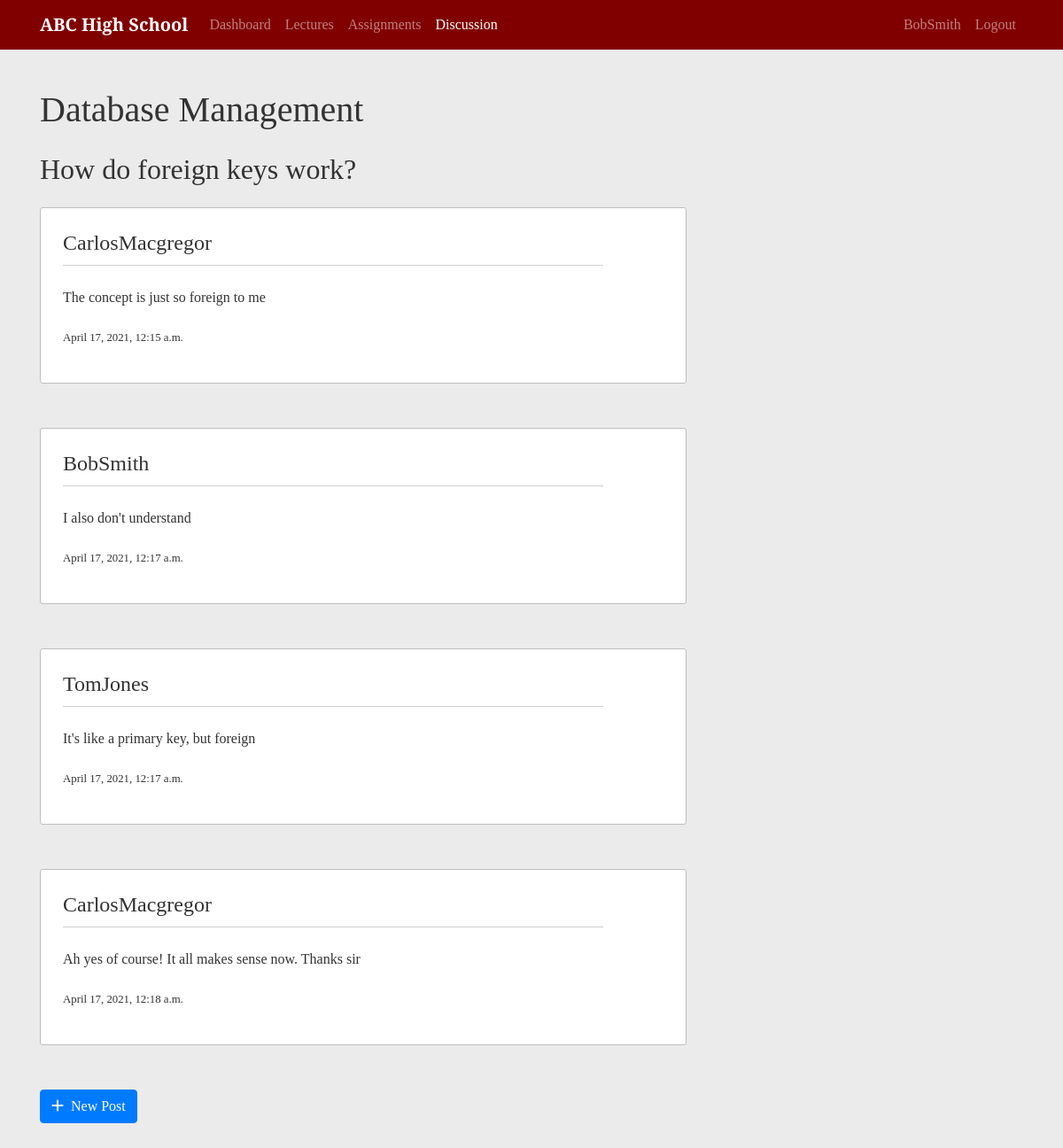
Screenshot of /course/1/discussions/3/ (signed in) with the database file from the repository.
### school/models.py (models this page shows, shortened)
class Course(models.Model):
    ONE = '1'
    TWO = '2'
    THREE = '3'
    FOUR = '4'
    FIVE = '5'
    SIX = '6'
    TIME_CHOICES = [
        (ONE, 'Period 1'),
        (TWO, 'Period 2'),
        (THREE, 'Period 3'),
        (FOUR, 'Period 4'),
        (FIVE, 'Period 5'),
        (SIX, 'Period 6')
    ]
    MONDAY = 'MO'
    TUESDAY = 'TU'
    WEDNESDAY = 'WE'
    THURSDAY = 'TH'
    FRIDAY = 'FR'
    DAY_CHOICES = [
        (MONDAY, 'Monday'),
        (TUESDAY, 'Tuesday'),
        (WEDNESDAY, 'Wednesday'),
        (THURSDAY, 'Thursday'),
        (FRIDAY, 'Friday')
    ]
    course_name = models.CharField(max_length=255)
    instructor = models.ForeignKey(Instructor, null=True, on_delete=models.SET_NULL)
    time = models.CharField(max_length=1, blank=True, choices=TIME_CHOICES)
    day = models.CharField(max_length=2, blank=True, choices=DAY_CHOICES)

### forum/models.py (models this page shows, shortened)
class DiscussionThread(models.Model):
    title = models.CharField(max_length=255)
    course = models.ForeignKey(Course, on_delete=models.CASCADE)
    creation_date_time = models.DateTimeField(default=timezone.now)
    author = models.ForeignKey(User, null=True, on_delete=models.SET_NULL)

class DiscussionPost(models.Model):
    thread = models.ForeignKey(DiscussionThread, on_delete=models.CASCADE)
    creation_date_time = models.DateTimeField(default=timezone.now)
    author = models.ForeignKey(User, null=True, on_delete=models.SET_NULL)
    content = models.TextField()

### forum/views.py (the view, shortened to what this page needs)
# urls.py: path('course/<int:course_id>/discussions/<int:pk>/', DiscussionPostListView.as_view(), name='post-list'),
class DiscussionPostListView(LoginRequiredMixin, UserPassesTestMixin, ListView):
    model = DiscussionPost
    template_name = 'forum/post_list.html'
    context_object_name = 'posts'
    def get_queryset(self):
        queryset = {}
        course = get_object_or_404(Course, id=self.kwargs.get('course_id'))
        thread = get_object_or_404(DiscussionThread, id=self.kwargs.get('pk'), course=course)
        queryset['post_list']= DiscussionPost.objects.filter(thread=thread).order_by('creation_date_time')
        queryset['course'] = course
        queryset['thread'] = thread
        return queryset
    def test_func(self):
        user = self.request.user
        student = Student.objects.filter(user=user).first()
        course_id = self.kwargs.get('course_id')
        course = get_object_or_404(Course, id=self.kwargs.get('course_id'))
        if student:
            if EnrolledIn.objects.filter(student=student, course=course_id).exists():
                return True
            if AssistsIn.objects.filter(student=student, course=course_id).exists():
                return True

### forum/templates/forum/post_list.html (shortened to what this page needs)
{% extends "school/course.html" %}
{% block content %}
<h1 class="mb-4">{{ posts.course.course_name }}</h1>
  {% if not posts.post_list %}
    <p class="lead">There are no posts yet</p>
  {% else %}
    <h2 class="mb-4">{{ posts.thread.title }}</h2>
    {% for post in posts.post_list %}
      <article class="content-section">
        <h4 class="content-title">{{ post.author }}</h4>
        <p>
          <span class="data-content">{{ post.content }}</span>
        </p>
        <small>
          <p class="mt-4">{{ post.creation_date_time }}</p>
        </small>
      </article>
    {% endfor %}
  {% endif %}
  <a class="btn btn-primary" href="{% url 'create-post' view.kwargs.course_id view.kwargs.pk %}"><i class="fas fa-plus mr-2"></i>New Post</a>
{% endblock content %}

### school/templates/school/base.html (shortened to what this page needs)
{% load static %}
<!DOCTYPE html>
<html lang="en">
  <head>
    <link rel="stylesheet" href="https://stackpath.bootstrapcdn.com/bootstrap/4.3.1/css/bootstrap.min.css">
    <link rel="stylesheet" href="https://cdnjs.cloudflare.com/ajax/libs/datepicker/0.6.5/datepicker.min.css" />
    <link rel="stylesheet" href="{% static 'school/main.css' %}">
  </head>
  <body>
    <nav class="navbar navbar-expand-md navbar-dark fixed-top">
      <div class="container">
        <a class="navbar-brand" href="/">ABC High School</a>
        <div class="collapse navbar-collapse" id="navbarCollapse">
          <div class="navbar-nav mr-auto">
            {% if user.is_authenticated %}
              <a class="nav-item nav-link {% if request.resolver_match.url_name == 'user-dashboard' %}active{% endif %}" href="{% url 'home' %}">Dashboard</a>
            {% else %}
              <a class="nav-item nav-link {% if request.resolver_match.url_name == 'home' %}active{% endif %}" href="{% url 'home' %}">Home</a>
            {% endif %}
            {% block course_links %}{% endblock course_links %}
          </div>
          <div class="navbar-nav">
            {% if user.is_authenticated %}
              <a class="nav-item nav-link {% if request.resolver_match.url_name == 'profile' and user.username == kwargs.username %}active{% endif %}" href="{% url 'profile' user.username %}">{{ user }}</a>
              <a class="nav-item nav-link" href="{% url 'logout' %}">Logout</a>
            {% else %}
              <a class="nav-item nav-link {% if request.resolver_match.url_name == 'login' %}active{% endif %}" href="{% url 'login' %}">Sign In</a>
            {% endif %}
          </div>
        </div>
      </div>
    </nav>
    <div class="container main-body">
      {% block display %}{% endblock display %}
    </div>
  </body>
</html>

### school/static/school/main.css (style rules this page uses)
body { background: #ebebeb; color: #333333; margin-top: 5rem; font-family: 'Arvo', serif; }
.navbar { background-color: #800000; }
.navbar-brand { font-weight: 700; }
.main-body { margin-top: 100px; margin-bottom: 60px; }
.content-section { background-color:#ffffff; border: 1px solid #bebebe; border-radius: 3px; padding: 25px; margin-bottom: 50px; }
.content-title { border-bottom: 1px solid #cfcfcf; padding-bottom: 10px; margin-bottom: 24px; width: 90%; }
.data-content { display: inline-block; }

### rows the page displays
Course: course.course_name "Database Management"
DiscussionThread: thread "How do foreign keys work?"
DiscussionPost: author "CarlosMacgregor", content "The concept is just so foreign to me", creation_date_time "April 17, 2021, 12:15 a.m."
DiscussionPost: author "BobSmith", content "I also don't understand", creation_date_time "April 17, 2021, 12:17 a.m."
DiscussionPost: author "TomJones", content "It's like a primary key, but foreign", creation_date_time "April 17, 2021, 12:17 a.m."
DiscussionPost: author "CarlosMacgregor", content "Ah yes of course! It all makes sense now. Thanks sir", creation_date_time "April 17, 2021, 12:18 a.m."

### other values shown
{{ user }} "BobSmith"
